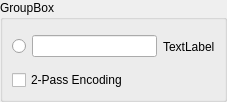
<?xml version="1.0" encoding="UTF-8"?>
<ui version="4.0">
 <class>VideoAVGBitrateField</class>
 <widget class="QWidget" name="VideoAVGBitrateField">
  <property name="geometry">
   <rect>
    <x>0</x>
    <y>0</y>
    <width>227</width>
    <height>102</height>
   </rect>
  </property>
  <property name="windowTitle">
   <string>Form</string>
  </property>
  <layout class="QVBoxLayout" name="verticalLayout">
   <property name="leftMargin">
    <number>0</number>
   </property>
   <property name="topMargin">
    <number>0</number>
   </property>
   <property name="rightMargin">
    <number>0</number>
   </property>
   <property name="bottomMargin">
    <number>0</number>
   </property>
   <item>
    <widget class="QGroupBox" name="videoAVGBitrateGroupBox">
     <property name="title">
      <string>GroupBox</string>
     </property>
     <layout class="QVBoxLayout" name="verticalLayout_13">
      <item>
       <layout class="QHBoxLayout" name="horizontalLayout_9">
        <item>
         <widget class="QRadioButton" name="videoAVGBitrateRadio">
          <property name="text">
           <string/>
          </property>
         </widget>
        </item>
        <item>
         <widget class="QLineEdit" name="videoAVGBitrateField"/>
        </item>
        <item>
         <widget class="QLabel" name="videoAVGBitrateLabel">
          <property name="text">
           <string>TextLabel</string>
          </property>
         </widget>
        </item>
       </layout>
      </item>
      <item>
       <widget class="QCheckBox" name="twoPassCheckBox">
        <property name="text">
         <string>2-Pass Encoding</string>
        </property>
       </widget>
      </item>
     </layout>
    </widget>
   </item>
  </layout>
 </widget>
 <resources/>
 <connections/>
</ui>
